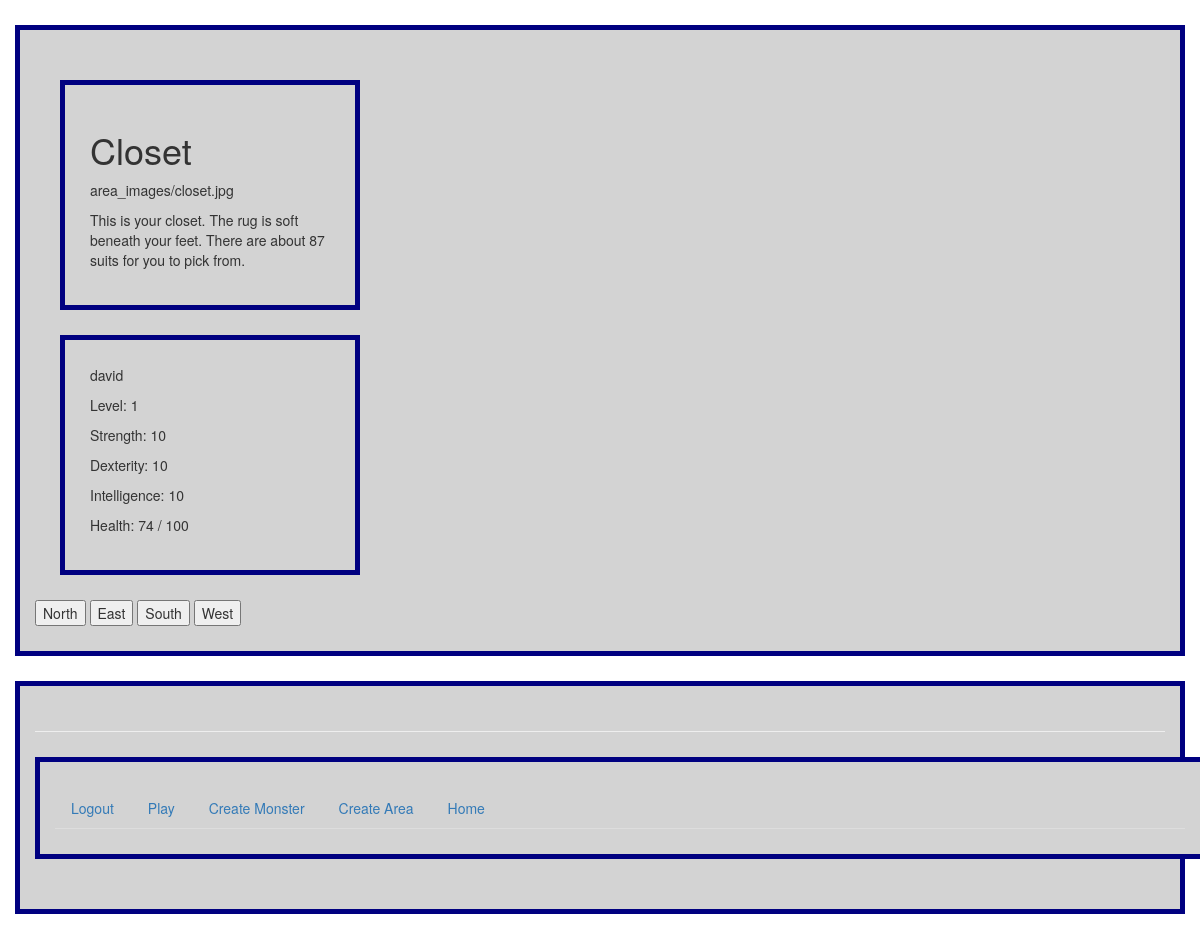
/rpg/game/ (signed in), run on an earlier commit of the app's database.
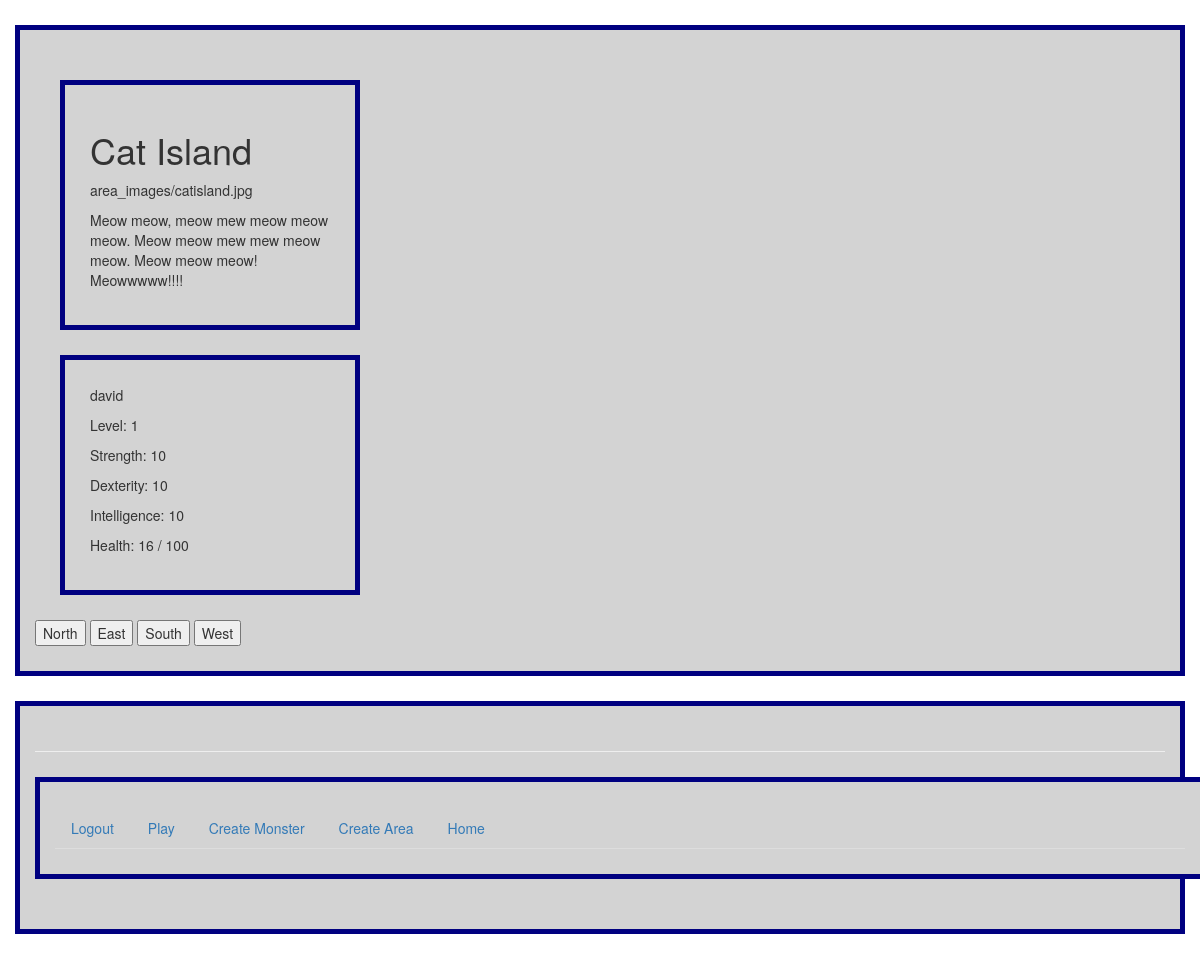
And on a later commit of the database.
### rpg/models.py (models this page shows, shortened)
class Area(models.Model):
     areaID = models.AutoField(primary_key=True)
     name = models.CharField(max_length=128)
     picture = models.ImageField(upload_to='area_images', blank=True)
     rarity = models.IntegerField(default=1)
     backstory = models.CharField(max_length=128)

class UserProfile(models.Model):
    user = models.OneToOneField(User)
    picture = models.ImageField(upload_to='profile_images', blank=True)
    level = models.IntegerField(default=1, blank=False)
    weapon = models.ForeignKey(Weapon, related_name="wielder+", null=True)
    armor  = models.ForeignKey(Armor, related_name="wearer+", null=True)
    maxHP = models.IntegerField(default=100, blank=False)
    currentHP = models.IntegerField(default=100, blank=False)
    maxMana = models.IntegerField(default=100, blank=False)
    currentMana = models.IntegerField(default=100, blank=False)
    strength = models.IntegerField(default=10, blank=False)
    skillpoints = models.IntegerField(default=0, blank=False)
    dexterity = models.IntegerField(default=10, blank=False)
    intelligence = models.IntegerField(default=10, blank=False)
    experience = models.IntegerField(default=0, blank=False)
    coordX = models.IntegerField(default=0, blank=False)
    coordY = models.IntegerField(default=0, blank=False)
    inBattle = models.BooleanField(default=False, blank=False)
    battle = models.ForeignKey(Battle, blank=True, null=True)
    inventory = models.ManyToManyField(Item, blank=True, null=True)
    areaID = models.ForeignKey(Area, blank=True, null=True)

### rpg/views.py (the view, shortened to what this page needs)
def game(request):
    try:
        u = request.user.userprofile
    except exceptions.ObjectDoesNotExist:
        return redirect(register)
    if u.inBattle:
        return battle(request)
    try:
        a = u.areaID
        if a is not None:
            area = a
        else:
            for ar in Area.objects.filter(areaID=randomNum.whichArea()):
                area = ar
    except exceptions.ObjectDoesNotExist:
        for ar in Area.objects.filter(areaID=randomNum.whichArea()):
            area = ar
    u.areaID = area
    u.save()
    hp = u.currentHP*100 / u.maxHP
    mana = u.currentMana*100 / u.maxMana
    exp = u.experience
    contextDict = { 'char' : u,'area' : area, 'hp' : hp, 'mana' : mana, 'exp' : exp}
    return render(request, 'rpg/game.html', contextDict)

### templates/rpg/game.html (shortened to what this page needs)
{% extends 'rpg/base.html' %}
{% block body_block %}
  {% if user.is_authenticated %}
<div>
<h1>{{ area.name }}</h1>
<p>{{ area.picture }}</p>
<p>{{ area.backstory }}</p>
</div>
<div>
<p>{{ user }}</p>
 <p>Level: {{ char.level }}</p>
 <p>Strength: {{ char.strength }}</p>
<p> Dexterity: {{ char.dexterity }}</p>
<p> Intelligence: {{ char.intelligence }}</p>
<p> Health: {{ char.currentHP }} / {{ char.maxHP }} </p>
</div>
        <form action="" method="post">
<input type="submit" name="n" value="North" />
<input type="submit" name="e" value="East" />
<input type="submit" name="s" value="South" />
<input type="submit" name="w" value="West" />
</form>
{% else %}
	<div>
	<h1> Please log in to play randaquest </h1>
	</div>
{% endif %}
{% endblock %}

What changed in the data, as far as the page shows it:
no longer on this page (row unchanged): Area: name "Closet", picture "area_images/closet.jpg", backstory "This is your closet. The rug is soft beneath your feet. There are about 87 suits for you to pick from."
now on this page (row unchanged): Area: name "Cat Island", picture "area_images/catisland.jpg", backstory "Meow meow, meow mew meow meow meow. Meow meow mew mew meow meow. Meow meow meow! Meowwwww!!!!"
changed UserProfile: currentHP "74" → "16"
